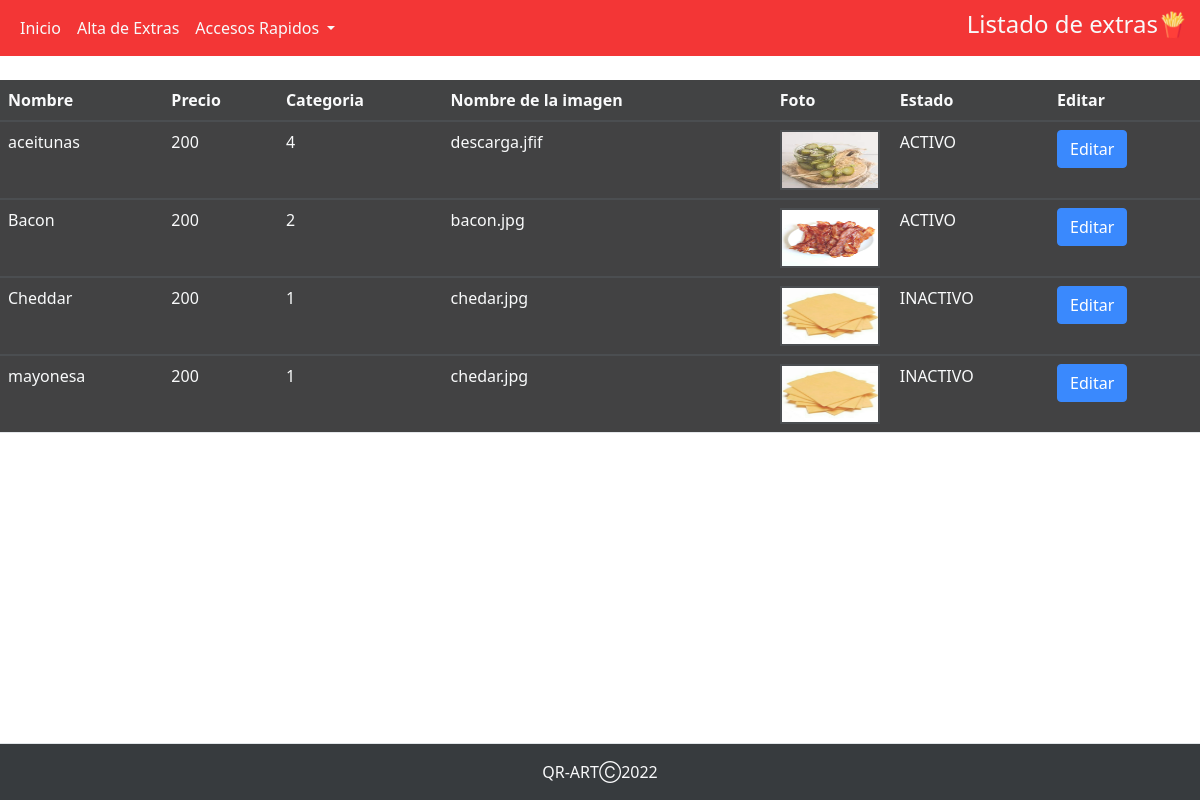
/perfiles/perfil_admin/abm_extras/modificacion_extra.php, run on an earlier commit of the app's database.
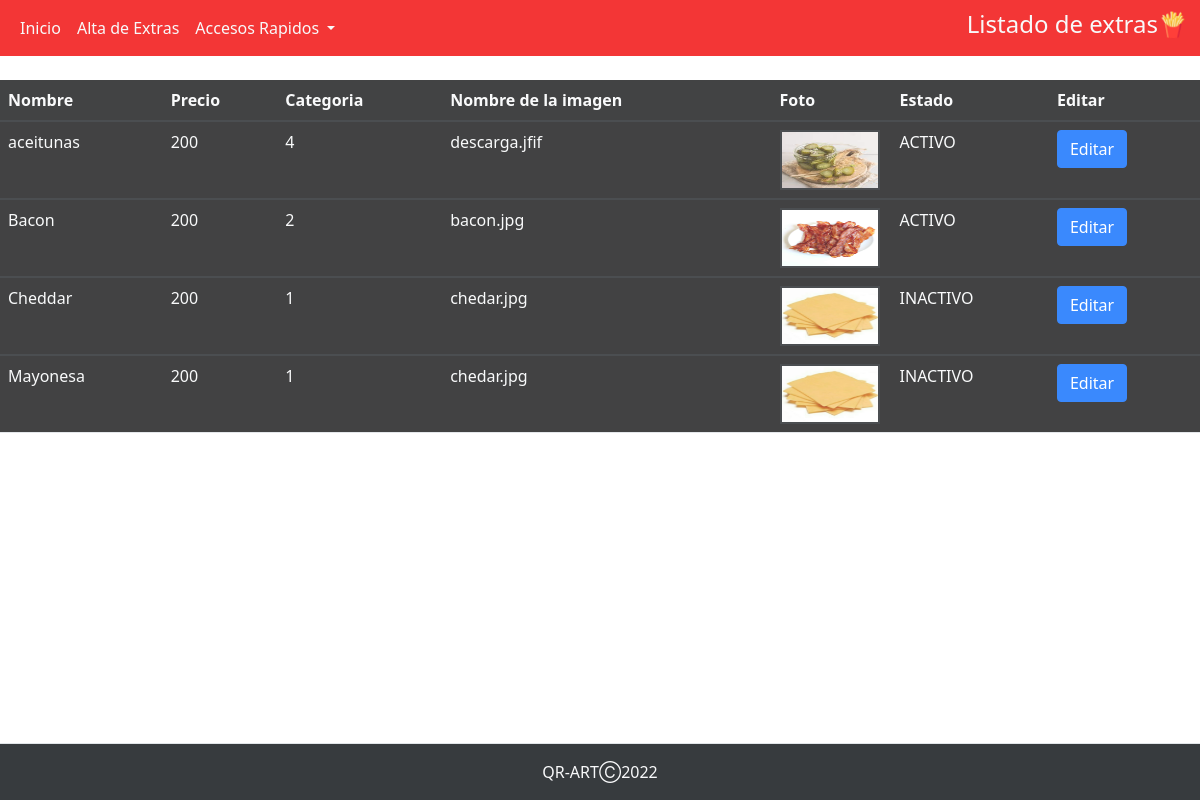
And on a later commit of the database.
### tables this page shows
CREATE TABLE `extra` (
  `cod_extra` int(6) NOT NULL,
  `categ_extra` text NOT NULL,
  `nombre_extra` text NOT NULL,
  `precio_extra` decimal(11,0) NOT NULL,
  `foto_extra` text NOT NULL,
  `estado_extra` tinyint(1) NOT NULL
);

### perfiles/perfil_admin/abm_extras/modificacion_extra.php (the view, shortened to what this page needs)
<?php
$conexion=mysqli_connect("localhost","root","","qr_art");
?>
<!DOCTYPE html>
<html lang="en">
<head>
    <link rel="stylesheet" href="https://cdnjs.cloudflare.com/ajax/libs/twitter-bootstrap/5.1.3/css/bootstrap.min.css">
    <link rel="stylesheet" href="https://cdn.datatables.net/1.12.1/css/dataTables.bootstrap5.min.css">
    <link rel="stylesheet " href="../../../assets/nav.css">
    <link rel="stylesheet " href="../../../assets/backp.css">
    <link rel="stylesheet " href="../../../assets/table.css">
</head>
<body>
<nav class="navbar navbar-expand-lg">
  <div class="container-fluid">
    <div class="collapse navbar-collapse" id="navbarSupportedContent">
      <ul class="navbar-nav me-auto mb-2 mb-lg-0">
        <li class="nav-item">
          <a class="nav-link active text-light" aria-current="page" href="../perfil_admin.php">Inicio</a>
        </li>
        <li class="nav-item">
          <a class="nav-link text-light" href="./alta_extra.php">Alta de Extras</a>
        </li>
        <li class="nav-item dropdown">
          <a class="nav-link dropdown-toggle text-light" href="#" id="navbarDropdown" role="button" data-bs-toggle="dropdown" aria-expanded="false">
            Accesos Rapidos
          </a>
        </li>
      </ul>
      <h4 class="text-sm-center text-light">Listado de extras🍟</h4>
    </div>
  </div>
</nav>
  <br>
  <table id="extra" name="extra" class="table table-striped" style="width:100%">
        <thead>
            <tr class="text-light">
                <th class="text-light">Nombre</th>
                <th class="text-light">Precio</th>
                <th class="text-light">Categoria</th>
                <th class="text-light">Nombre de la imagen</th>
                <th class="text-light">Foto</th>
                <th class="text-light">Estado</th>
                <th class="text-light">Editar</th>
            </tr>
        </thead>
        <?php
        $sql="SELECT * from extra ORDER BY nombre_extra ASC";
        $result=mysqli_query($conexion, $sql);
        while($mostrar=mysqli_fetch_array($result)){
        ?>
        <tbody>
            <tr>
                <td class="text-light"><?php echo $mostrar['nombre_extra'] ?></td>
                <td class="text-light"><?php echo $mostrar['precio_extra'] ?></td>
                <td class="text-light"><?php echo $mostrar['categ_extra'] ?></td>
                <td class="text-light"><?php echo $mostrar['foto_extra'] ?></td>
                <td style="width: 10%;"><img id="image" name="image" style="border: 2px solid ; width: 100px; height: 60px;" alt="" src="<?php echo "../../../imagenes/extras/".$mostrar['foto_extra'] ?>"></td>
                <td class="text-light"><?php if($mostrar['estado_extra'] == 0){echo "INACTIVO";}else{echo "ACTIVO";} ?></td>
                <td>
                <a class= "btn btn-primary" href="actualizar_extras.php?id=<?php echo $mostrar['cod_extra']?>" class="table__item__link" >Editar</a>
                </td>
            </tr>
        </tbody>
        <?php
        }
        ?>
    </table>
<footer class="py-3 mt-5 border-top bg-dark fixed-bottom">
            <p class="col-md-12 mb-0 text-light text-center">QR-ARTⒸ2022</p>
    </footer>
</body>
</html>

### assets/nav.css (style rules this page uses)
.navbar-expand-lg { background-color: #f00f0fee; }

### assets/backp.css (style rules this page uses)
* { margin: 0; padding: 0; }
body { background-image: url('../assets/img/20.jpg'); background-repeat: no-repeat; background-size: cover; opacity: 0.9; width: calc((100%/3)-10px); }

### assets/table.css (style rules this page uses)
table { background-color: rgb(23, 24, 25); opacity: 0.9; margin-bottom: 40rem; }

What changed in the data, as far as the page shows it:
changed extra: nombre_extra "mayonesa" → "Mayonesa"
